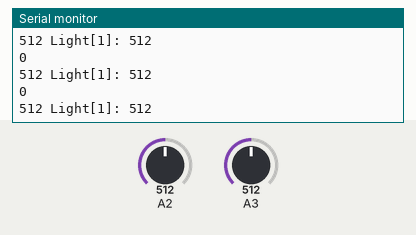
Recording of a sketch running on a simulated Arduino Uno, built with avr-gcc and run on an emulated ATmega328P. Shown: the last lines printed to the serial monitor. The inputs (shaded band) are chosen by the test bench; at power-on: A2 = 512, A3 = 512.

Above: at 1.2 s.
1.3 s: A2 set to 990
At 2.0 s:
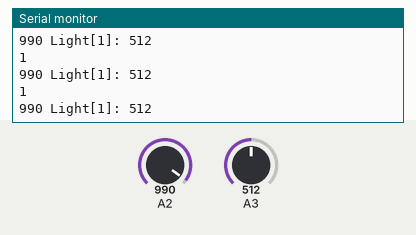
2.8 s: A2 set to 1012
At 3.8 s:
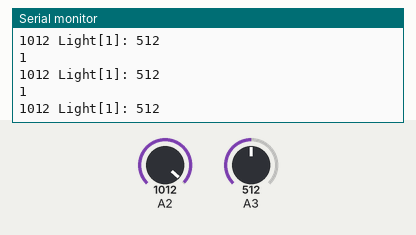
4.3 s: A3 set to 11
At 5.0 s:
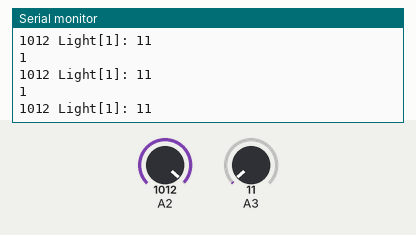
5.8 s: A3 set to 8
At 6.4 s:
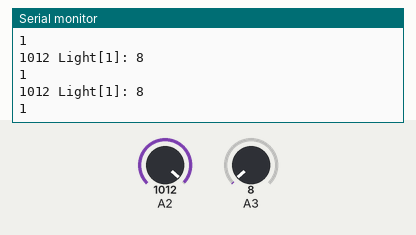
Timing chart, 0 to 8.8 s (numbered marks = the images above; inputs shaded):
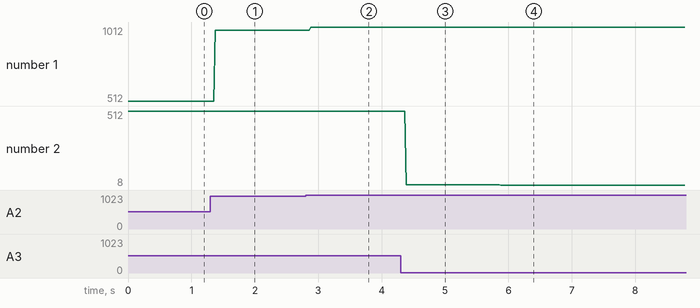

The sketch:

Lab09Basic1.ino
```cpp
#include<stdio.h>

//Two photoresistors-> Two parking space.
//if value < 500 : means has car.
int Light[2]= {0,0}; //photoresistor at A2,A3.
int isPark[2] = {0,0};
int space = 0;
              //a,b, c, d, e, f, g.  dp
int pins[8] = {2, 3, 4, 5, 6, 7, 13, 12};//pins to 7-seg.
boolean data[3][8] = {
// define the pins to light the 3 number: 0, 1, 2
  {true, true, true, true, true, true, false, false}, // 0
  {false, true, true, false, false, false, false, false}, // 1
  {true, true, false,true, true, false, true, false} // 2
};

void setup() {
  // put your setup code here, to run once:
  Serial.begin(9600);
  pinMode(A2, INPUT); 
}
//seven-segment display to show the number of empty parking spaces.
void loop() {
  space = 2;
  // put your main code here, to run repeatedly:
    Light[0]= analogRead(A2);//read the value of photoresistor.
    Light[1]= analogRead(A3);//read the value of photoresistor.
       Serial.print(Light[0]);
        Serial.print(" Light[1]: ");
       Serial.println(Light[1]);
//    for(int j = 0; j<=1; j++){
//      if(isPark[j] == 0){
//        if(space < 2){
//          space++;
//        }
//      }
//      else{
//        if(space>0)space--;
//      }
//    }
    if(Light[0] < 700 ){ //There's a car.
      isPark[0] = 1;
      space--;

    }
    else{
      isPark[0] = 0;
    }
    if(Light[1] < 700) {//There's a car.
      isPark[1] = 1;
      space--;
    }
    else{
      isPark[1] = 0;
    }

// to display the number 0, 1, or 2
    for(int i=0; i<=7; i++){
        digitalWrite(pins[i], data[space][i] == true ? HIGH : LOW); }
    Serial.println(space);
}
```

Measured:
- the behaviour switches between 10 and 9 on A3 (found by bisection; images 3 and 4)
- after the input at 1.3 s, the serial monitor: prints a new line after 0.07 s (image 1)
- after the input at 2.8 s, the serial monitor: prints a new line after 0.08 s (image 2)
- after the input at 4.3 s, the serial monitor: prints a new line after 0.09 s (image 3)
- after the input at 5.8 s, the serial monitor: prints a new line after 0.08 s (image 4)
- plotted number 1: 512 → 990 after the input at 1.3 s, 990 → 1012 after the input at 2.8 s
- plotted number 2: 512 → 11 after the input at 4.3 s, 11 → 8 after the input at 5.8 s
